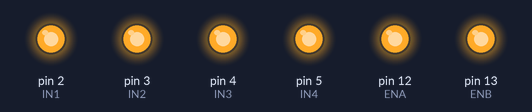
A sketch run on a simulated Arduino Uno, built with avr-gcc and run on an emulated ATmega328P. Shown: output pins drawn as LEDs (lit = HIGH).

Above: at 0.1 s.
Timing chart, 0 to 1.6 s (numbered marks = the images above):
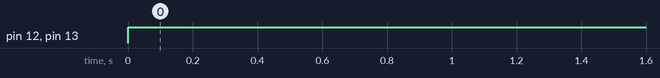

The sketch:

projet_arduio.ino
```cpp
int ENA =12;
int IN1 =2;
int IN2=3;
int IN3=4;
int IN4=5;
int ENB=13;

void setup() {
  // put your setup code here, to run once:
  pinMode(ENA,OUTPUT);
  pinMode(IN1,OUTPUT);
  pinMode(IN2, OUTPUT);
  pinMode(ENB,OUTPUT);
  pinMode(IN3,OUTPUT);
  pinMode(IN4, OUTPUT);
  digitalWrite(ENA,LOW);
  digitalWrite(ENB,LOW);

  digitalWrite(IN1,HIGH);
  digitalWrite(IN2,HIGH);
  digitalWrite(IN3,HIGH);
  digitalWrite(IN4,HIGH);
}

void loop() {
  // put your main code here, to run repeatedly:


  analogWrite(ENA,255);
  analogWrite(ENB,255);


}
```

Measured:
- by itself, pin 12 (ENA), pin 13 (ENB): LOW → HIGH at 0.00 s
